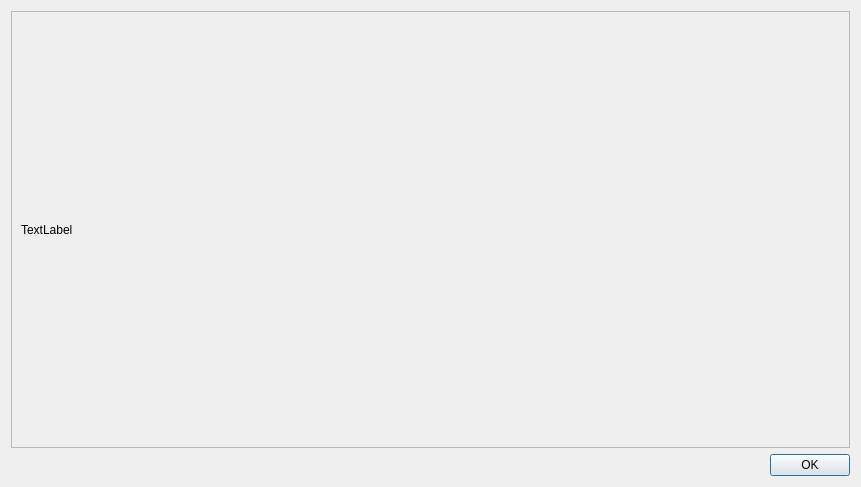
<?xml version="1.0" encoding="UTF-8"?>
<ui version="4.0">
 <class>Dialog</class>
 <widget class="QDialog" name="Dialog">
  <property name="geometry">
   <rect>
    <x>0</x>
    <y>0</y>
    <width>861</width>
    <height>487</height>
   </rect>
  </property>
  <property name="windowTitle">
   <string>Dialog</string>
  </property>
  <layout class="QVBoxLayout" name="verticalLayout">
   <item>
    <widget class="QScrollArea" name="scrollArea">
     <property name="widgetResizable">
      <bool>true</bool>
     </property>
     <widget class="QWidget" name="scrollAreaWidgetContents">
      <property name="geometry">
       <rect>
        <x>0</x>
        <y>0</y>
        <width>841</width>
        <height>436</height>
       </rect>
      </property>
      <layout class="QVBoxLayout" name="verticalLayout_2">
       <item>
        <widget class="QLabel" name="label">
         <property name="styleSheet">
          <string notr="true">.h1 {
	color:red;
}</string>
         </property>
         <property name="text">
          <string>TextLabel</string>
         </property>
         <property name="wordWrap">
          <bool>true</bool>
         </property>
        </widget>
       </item>
      </layout>
     </widget>
    </widget>
   </item>
   <item>
    <widget class="QDialogButtonBox" name="buttonBox">
     <property name="orientation">
      <enum>Qt::Horizontal</enum>
     </property>
     <property name="standardButtons">
      <set>QDialogButtonBox::Ok</set>
     </property>
     <property name="centerButtons">
      <bool>false</bool>
     </property>
    </widget>
   </item>
  </layout>
 </widget>
 <resources/>
 <connections>
  <connection>
   <sender>buttonBox</sender>
   <signal>accepted()</signal>
   <receiver>Dialog</receiver>
   <slot>accept()</slot>
   <hints>
    <hint type="sourcelabel">
     <x>248</x>
     <y>254</y>
    </hint>
    <hint type="destinationlabel">
     <x>157</x>
     <y>274</y>
    </hint>
   </hints>
  </connection>
  <connection>
   <sender>buttonBox</sender>
   <signal>rejected()</signal>
   <receiver>Dialog</receiver>
   <slot>reject()</slot>
   <hints>
    <hint type="sourcelabel">
     <x>316</x>
     <y>260</y>
    </hint>
    <hint type="destinationlabel">
     <x>286</x>
     <y>274</y>
    </hint>
   </hints>
  </connection>
 </connections>
</ui>
